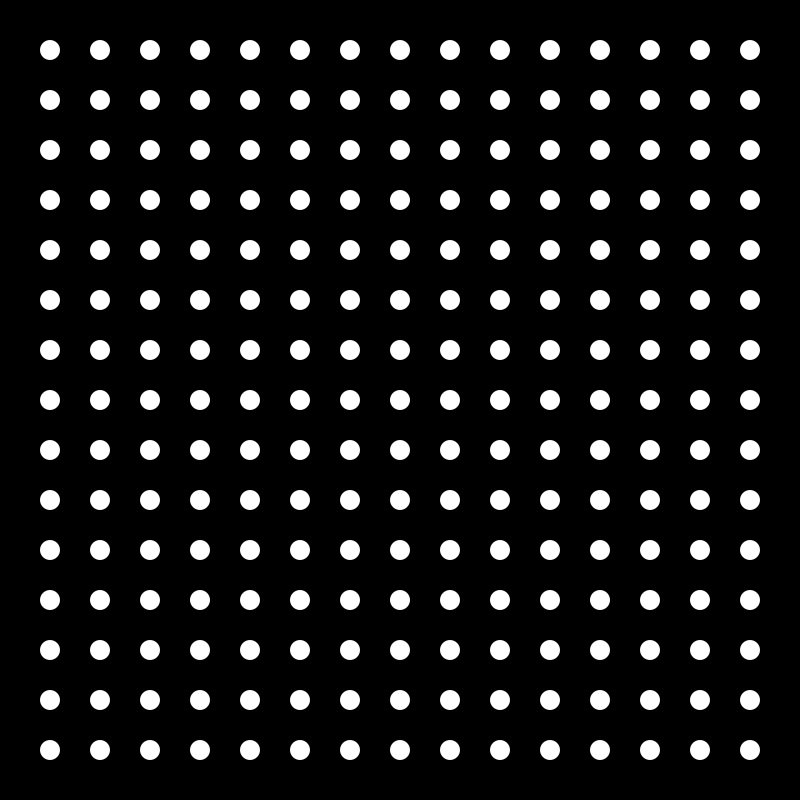
Frame 1 (no input)
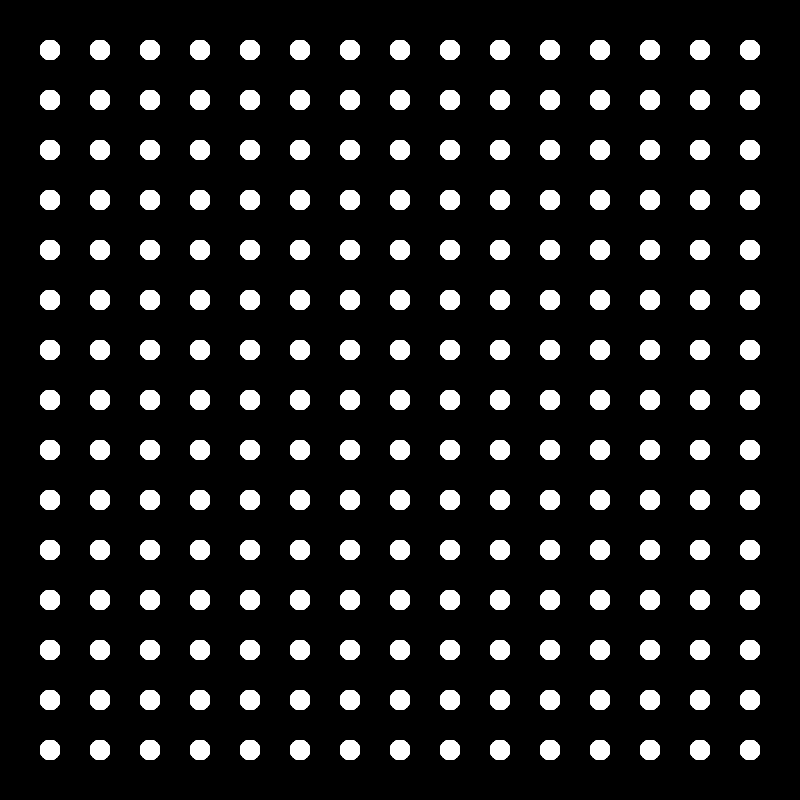
Frame 60 (the mouse pressed at the canvas centre just before this capture)
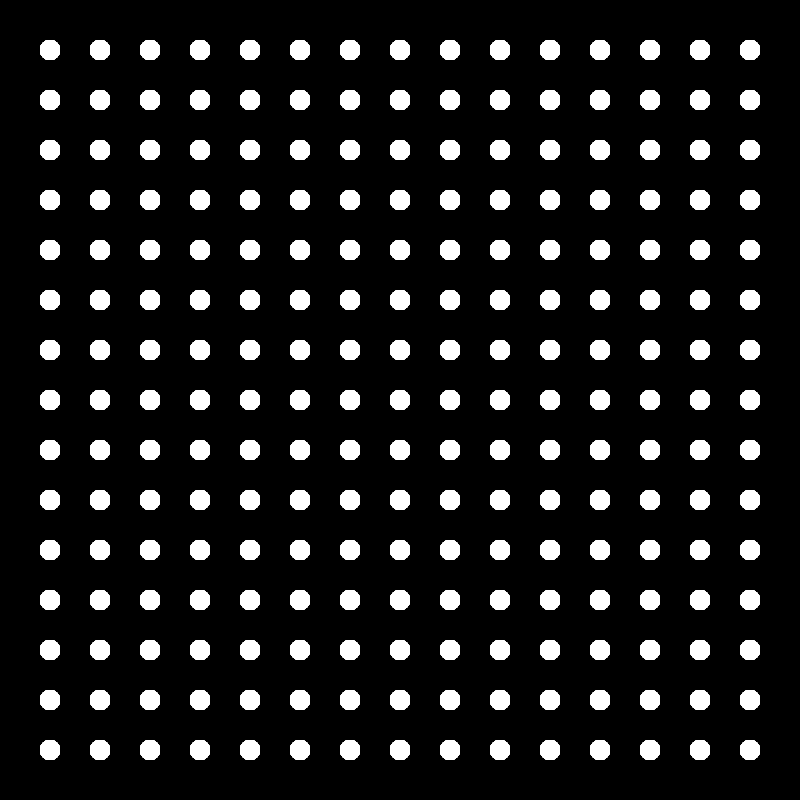
Frame 120 (the mouse held since frame 60 and released just before this capture)

The Processing sketch that drew these frames (run headless with seeded random() and noise(); from frame 60 on, the mouse is pressed at the canvas centre):

// Processing sketch: for_loop
// ── for_loop.pde
void setup() {
  size(800, 800);
  background(0);
  noStroke();
}

void draw() {
  int x = 50;
  int y = 50;
  
  while (x < width) {
    y = 50;
    while (y < height) {
      fill(255);
      ellipse(x, y, 20, 20);
      y = y + 50;
    }
    x = x + 50;
  }
  
  //inicializacion;     condicion;    incremento
  //for (int x = 50; x < width; x = x + 50) {
  //  for (int y = 50; y < height; y = y + 50) {
  //    fill(random(255), random(255), random(255));
  //    ellipse(x, y, 20, 20);
  //  }
  //}
}
